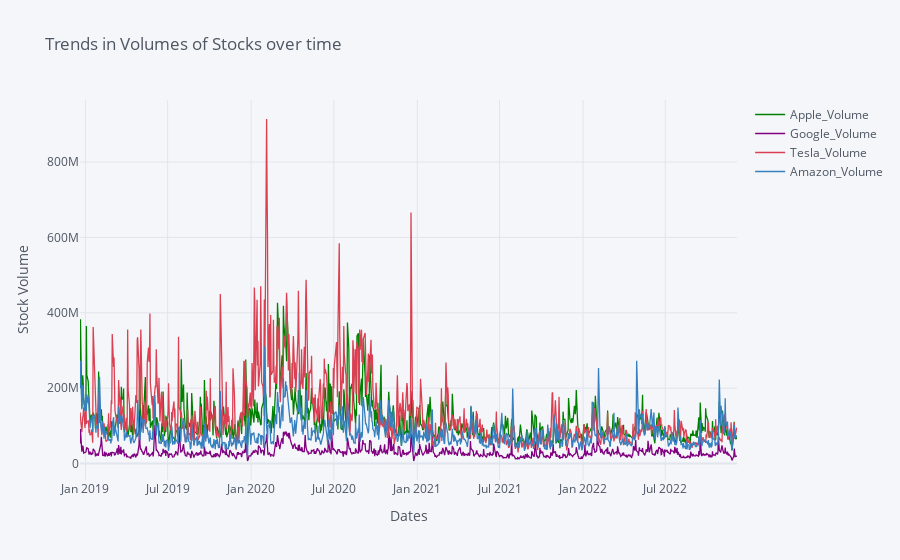

The cell this chart's notebook holds for it:
### Code cell
final[['Apple_Volume', 'Google_Volume','Tesla_Volume','Amazon_Volume']].iplot(title='Trends in Volumes of Stocks over time', xTitle='Dates',yTitle='Stock Volume',colors=['green','purple','red','blue'])

### Figure 1 — Plotly figure (JSON) as saved in the notebook; plotly's stock layout.template omitted (floating-point values rounded to 4 significant figures; data arrays with more than 128 entries replaced by an {"elided": "..."} marker saying what was removed)
{"data": [{"line": {"color": "rgba(0, 128, 0, 1.0)", "dash": "solid", "shape": "linear", "width": 1.3}, "mode": "lines", "name": "Apple_Volume", "text": "", "type": "scatter", "x": {"elided": "998 str values"}, "y": {"elided": "998 int values"}}, {"line": {"color": "rgba(128, 0, 128, 1.0)", "dash": "solid", "shape": "linear", "width": 1.3}, "mode": "lines", "name": "Google_Volume", "text": "", "type": "scatter", "x": {"elided": "998 str values"}, "y": {"elided": "998 int values"}}, {"line": {"color": "rgba(219, 64, 82, 1.0)", "dash": "solid", "shape": "linear", "width": 1.3}, "mode": "lines", "name": "Tesla_Volume", "text": "", "type": "scatter", "x": {"elided": "998 str values"}, "y": {"elided": "998 int values"}}, {"line": {"color": "rgba(55, 128, 191, 1.0)", "dash": "solid", "shape": "linear", "width": 1.3}, "mode": "lines", "name": "Amazon_Volume", "text": "", "type": "scatter", "x": {"elided": "998 str values"}, "y": {"elided": "998 int values"}}], "layout": {"legend": {"bgcolor": "#F5F6F9", "font": {"color": "#4D5663"}}, "paper_bgcolor": "#F5F6F9", "plot_bgcolor": "#F5F6F9", "title": {"font": {"color": "#4D5663"}, "text": "Trends in Volumes of Stocks over time"}, "xaxis": {"gridcolor": "#E1E5ED", "showgrid": true, "tickfont": {"color": "#4D5663"}, "title": {"font": {"color": "#4D5663"}, "text": "Dates"}, "zerolinecolor": "#E1E5ED"}, "yaxis": {"gridcolor": "#E1E5ED", "showgrid": true, "tickfont": {"color": "#4D5663"}, "title": {"font": {"color": "#4D5663"}, "text": "Stock Volume"}, "zerolinecolor": "#E1E5ED"}}}
